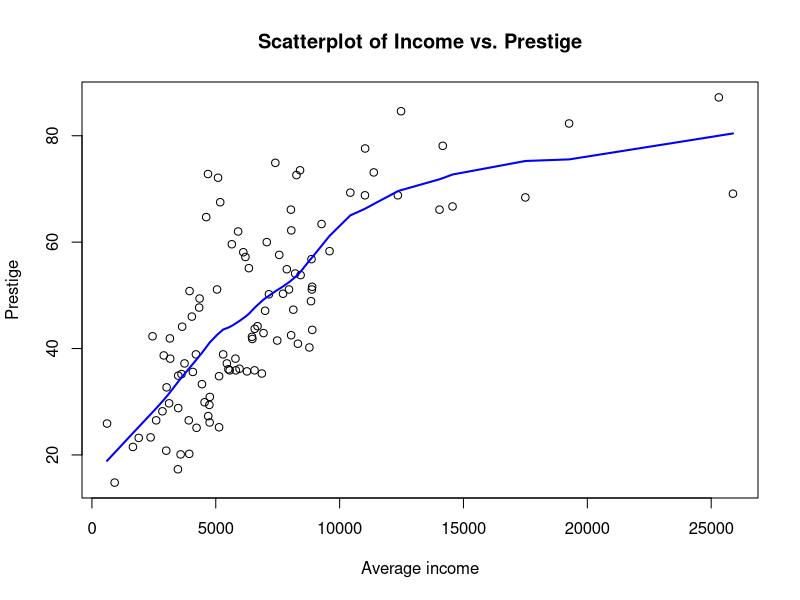
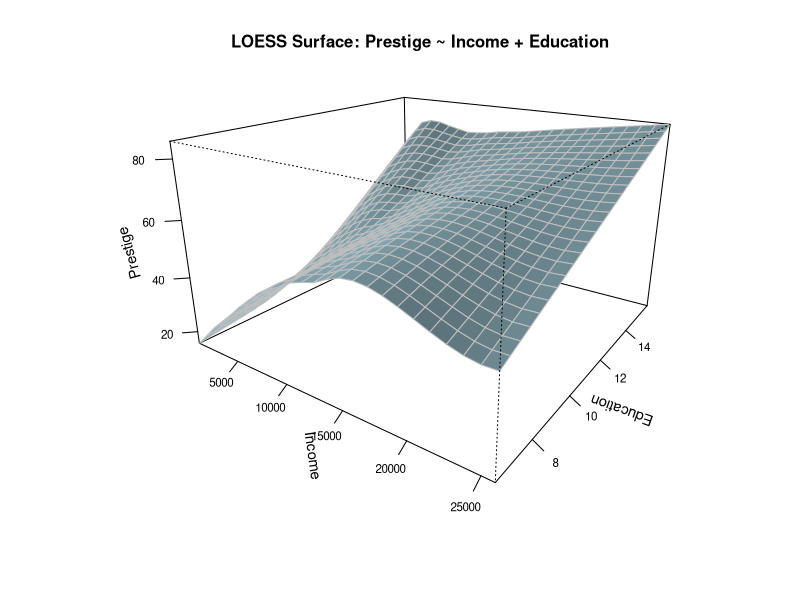
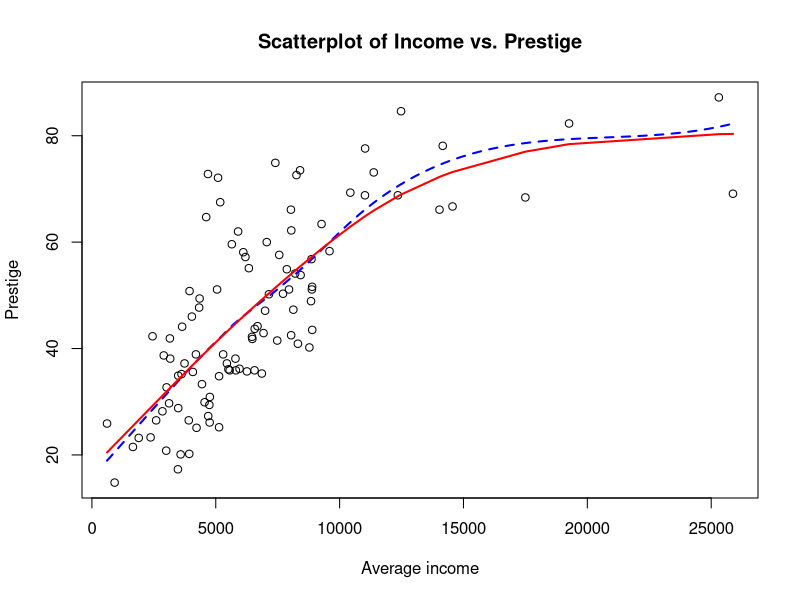
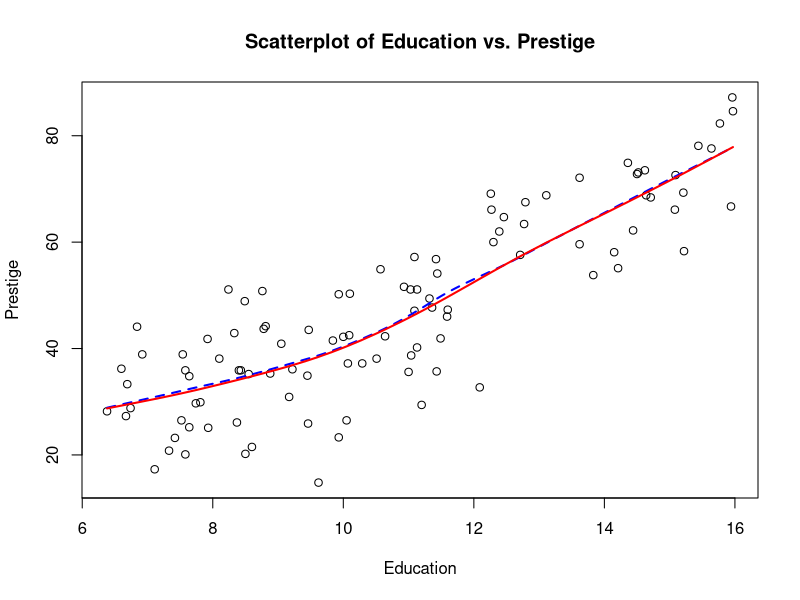
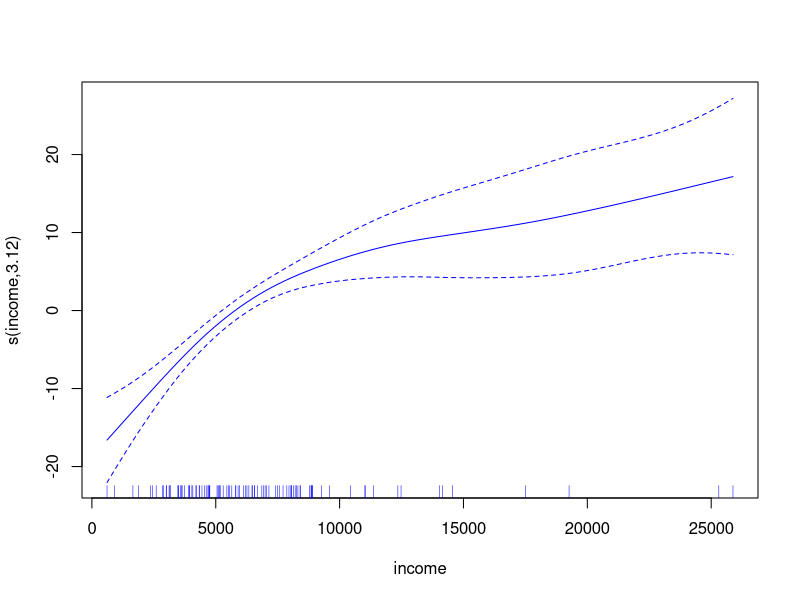
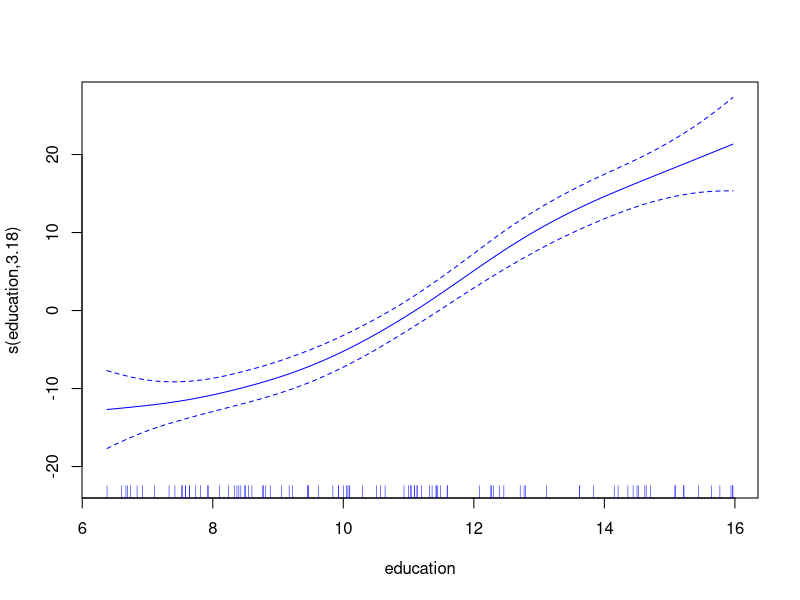

Reproduce these figures in R, in order.
# Load the 'car' package which contains the 'Prestige' dataset
library(car)
library(mgcv)

# Load the 'Prestige' dataset into the workspace
data(Prestige)

# Attach the dataset so its variables can be accessed directly
attach(Prestige)

# ----------------------------------------------------------
# 1. Scatterplot with Lowess (Locally Weighted Smoothing Line)
# ----------------------------------------------------------

# Plot income vs. prestige to explore their relationship
plot(income, prestige, 
     xlab = "Average income", 
     ylab = "Prestige", 
     main = "Scatterplot of Income vs. Prestige")

# Add a smoothed line using lowess with a smoothing factor (span) of 0.5 and no iterations
lines(lowess(income, prestige, f = 0.5, iter = 0), 
      lwd = 2, 
      col = "blue")

# ----------------------------------------------------------
# 2. Fit a Multiple LOESS Model (prestige ~ income + education)
# ----------------------------------------------------------

# Fit a LOESS model using income and education to predict prestige
# span = 0.5 controls the degree of smoothing
# degree = 1 specifies a locally linear fit
mod.lo <- loess(prestige ~ income + education, 
                span = 0.5, 
                degree = 1)

# Print a summary of the LOESS model
summary(mod.lo)

# ----------------------------------------------------------
# 3. Create a Grid for Visualization
# ----------------------------------------------------------

# Create sequences of values for income and education
inc <- seq(min(income), max(income), length.out = 25)
edu <- seq(min(education), max(education), length.out = 25)

# Generate all combinations of income and education values
newdata <- expand.grid(income = inc, education = edu)

# Predict prestige values for each (income, education) pair
fit.prestige <- matrix(predict(mod.lo, newdata), 
                       nrow = 25, 
                       ncol = 25)

# ----------------------------------------------------------
# 4. 3D Surface Plot of the LOESS Fit
# ----------------------------------------------------------

# Plot the predicted surface of prestige as a function of income and education
persp(inc, edu, fit.prestige,
      theta = 35,         # Rotation angle for better spacing
      phi = 20,           # Elevation angle to avoid label overlap
      ticktype = 'detailed', 
      xlab = "Income", 
      ylab = "Education", 
      zlab = "Prestige", 
      col = "lightblue",
      border = "grey",
      expand = 0.6,        # Slight scaling to prevent cramping
      shade = 0.5,
      cex.lab = 0.9,       # Slightly smaller axis labels
      cex.axis = 0.7,      # Smaller tick values
      main = "LOESS Surface: Prestige ~ Income + Education",
      cex.main = 1)        # Main title size

# ----------------------------------------------------------
# 5. Compare with a Simpler LOESS Model (prestige ~ income only)
# ----------------------------------------------------------

# Fit another LOESS model using only income as predictor
mod.lo1 <- loess(prestige ~ income, 
                 span = 0.5, 
                 degree = 1)

# Compare the two models using ANOVA
# This tests whether adding 'education' significantly improves the model
anova(mod.lo, mod.lo1)

# Significance test of each predictor
mod.lo.inc <- loess(prestige ~ income, 
                          span = 0.7, 
                          degree = 1)
mod.lo.ed <- loess(prestige ~ education, 
                          span = 0.7, 
                          degree = 1)

anova(mod.lo.inc, mod.lo.ed)  

# Smoothing spline
mod.lo.inc

plot(income, prestige, 
     xlab = "Average income", 
     ylab = "Prestige", 
     main = "Scatterplot of Income vs. Prestige"
     )
inc.100 <- seq(min(income), max(income), length.out = 100)
pres <- predict(mod.lo.inc, newdata = data.frame(income = inc.100))
lines(inc.100, pres, lwd = 2, lty= 2, col = "blue")
lines(smooth.spline(income, prestige, df = 3.85), lwd = 2, col = "red")

# Education and prestige
plot(education, prestige, 
     xlab = "Education", 
     ylab = "Prestige", 
     main = "Scatterplot of Education vs. Prestige"
)
inc.100 <- seq(min(education), max(education), length.out = 100)
pres <- predict(mod.lo.ed, newdata = data.frame(education = inc.100))
lines(inc.100, pres, lwd = 2, lty= 2, col = "blue")
lines(smooth.spline(education, prestige, df = 3.85), lwd = 2, col = "red")

# Additive non parametric model
mod.gam <- gam(prestige ~ (income) + (education), span = 0.5, degree = 1)
summary(mod.gam)


mod.gam <- gam(prestige ~ s(income))
summary(mod.gam)


mod.gam <- gam(prestige ~ s(income) + s(education), span = 0.5, degree =1)
summary(mod.gam)
plot(mod.gam, se = TRUE, col = "blue")

# income is the outcome variable, use machine leargning